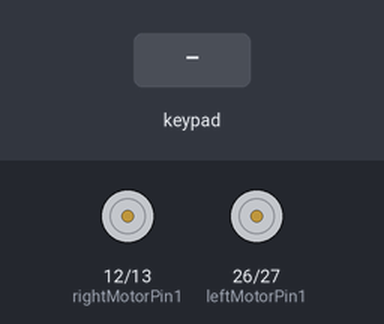
Bench run of a sketch on a simulated ESP32. Parts: motor-driver pin pairs drawn as motors (green arrow = first pin HIGH = forward, orange = second pin HIGH = backward, longer = more drive). The inputs (shaded band) are chosen by the test bench.

Above: at 1.2 s.
1.3 s: key 'U' pressed
At 1.5 s:
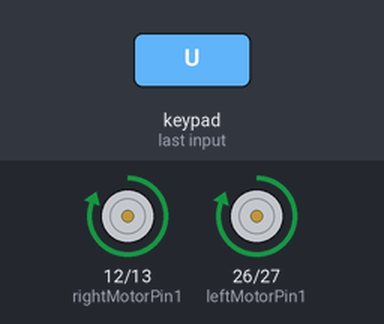
3.2 s: key 'D' pressed
At 3.4 s:
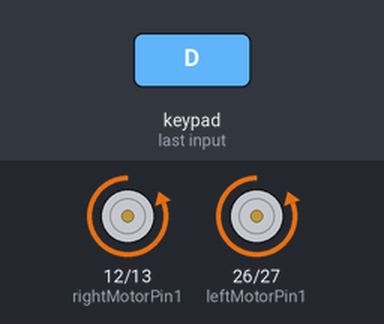
5.1 s: key 'L' pressed
At 5.3 s:
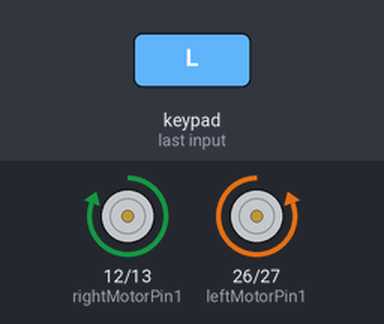
7.0 s: key 'R' pressed
At 7.2 s:
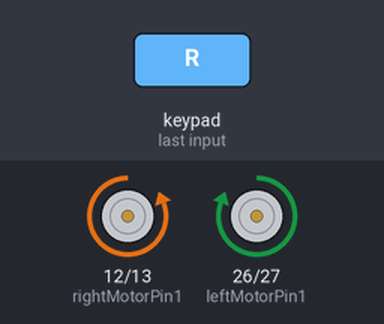
Timing chart, 0 to 9.9 s (numbered marks = the images above; inputs shaded):
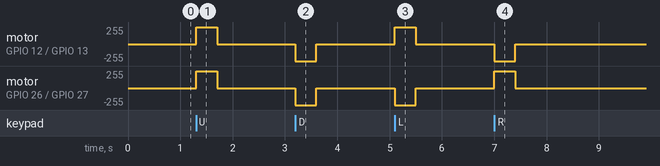

Measured:
- after the input at 1.3 s, motor on GPIO 12 (rightMotorPin1) / GPIO 13 (rightMotorPin2), motor on GPIO 26 (leftMotorPin1) / GPIO 27 (leftMotorPin2): stopped → forward 255/255 at once, → stopped 0.40 s later
- after the input at 3.2 s, motor on GPIO 12 (rightMotorPin1) / GPIO 13 (rightMotorPin2), motor on GPIO 26 (leftMotorPin1) / GPIO 27 (leftMotorPin2): stopped → backward 255/255 at once, → stopped 0.40 s later
- after the input at 5.1 s, motor on GPIO 12 (rightMotorPin1) / GPIO 13 (rightMotorPin2): stopped → forward 255/255 at once, → stopped 0.40 s later; motor on GPIO 26 (leftMotorPin1) / GPIO 27 (leftMotorPin2): stopped → backward 255/255 at once, → stopped 0.40 s later
- after the input at 7.0 s, motor on GPIO 12 (rightMotorPin1) / GPIO 13 (rightMotorPin2): stopped → backward 255/255 at once, → stopped 0.40 s later; motor on GPIO 26 (leftMotorPin1) / GPIO 27 (leftMotorPin2): stopped → forward 255/255 at once, → stopped 0.40 s later

The sketch:

rotating_platforms_control.ino
```cpp
#define CUSTOM_SETTINGS
#define INCLUDE_GAMEPAD_MODULE
#include <DabbleESP32.h>

// Right motor
int rightMotorPin1 = 12;
int rightMotorPin2 = 13;

// Left motor
int leftMotorPin1 = 26;
int leftMotorPin2 = 27;

void rotateMotor(int rightMotorSpeed, int leftMotorSpeed) {
  if (rightMotorSpeed < 0) {
    digitalWrite(rightMotorPin1, LOW);
    digitalWrite(rightMotorPin2, HIGH);
  } else if (rightMotorSpeed > 0) {
    digitalWrite(rightMotorPin1, HIGH);
    digitalWrite(rightMotorPin2, LOW);
  } else {
    digitalWrite(rightMotorPin1, LOW);
    digitalWrite(rightMotorPin2, LOW);
  }

  if (leftMotorSpeed < 0) {
    digitalWrite(leftMotorPin1, LOW);
    digitalWrite(leftMotorPin2, HIGH);
  } else if (leftMotorSpeed > 0) {
    digitalWrite(leftMotorPin1, HIGH);
    digitalWrite(leftMotorPin2, LOW);
  } else {
    digitalWrite(leftMotorPin1, LOW);
    digitalWrite(leftMotorPin2, LOW);
  }
}

void setUpPinModes() {
  pinMode(rightMotorPin1, OUTPUT);
  pinMode(rightMotorPin2, OUTPUT);
  pinMode(leftMotorPin1, OUTPUT);
  pinMode(leftMotorPin2, OUTPUT);

  rotateMotor(0, 0);  // Stop motors at startup
}

void setup() {
  setUpPinModes();
  Dabble.begin("SPINNNN");  // Renamed to "SPINNNN"
}

void loop() {
  int rightMotorSpeed = 0;
  int leftMotorSpeed = 0;

  Dabble.processInput();

  if (GamePad.isUpPressed()) {
    rightMotorSpeed = 255;
    leftMotorSpeed = 255;
  }

  if (GamePad.isDownPressed()) {
    rightMotorSpeed = -255;
    leftMotorSpeed = -255;
  }

  if (GamePad.isLeftPressed()) {
    rightMotorSpeed = 255;
    leftMotorSpeed = -255;
  }

  if (GamePad.isRightPressed()) {
    rightMotorSpeed = -255;
    leftMotorSpeed = 255;
  }

  rotateMotor(rightMotorSpeed, leftMotorSpeed);
}
```
